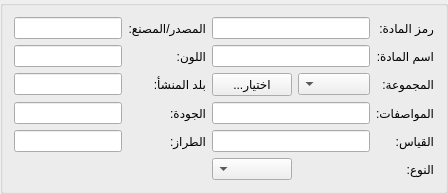
        <widget class="QGroupBox" name="groupBox_3">
         <property name="maximumSize">
          <size>
           <width>700</width>
           <height>16777215</height>
          </size>
         </property>
         <property name="layoutDirection">
          <enum>Qt::RightToLeft</enum>
         </property>
         <property name="title">
          <string/>
         </property>
         <layout class="QGridLayout" name="gridLayout">
          <item row="0" column="0">
           <widget class="QLabel" name="label">
            <property name="text">
             <string>رمز المادة:</string>
            </property>
           </widget>
          </item>
          <item row="0" column="1" colspan="2">
           <widget class="QLineEdit" name="code_input"/>
          </item>
          <item row="0" column="3">
           <widget class="QLabel" name="label_6">
            <property name="text">
             <string>المصدر/المصنع:</string>
            </property>
           </widget>
          </item>
          <item row="0" column="4">
           <widget class="QLineEdit" name="manufacturer_input"/>
          </item>
          <item row="1" column="0">
           <widget class="QLabel" name="label_2">
            <property name="text">
             <string>اسم المادة:</string>
            </property>
           </widget>
          </item>
          <item row="1" column="1" colspan="2">
           <widget class="QLineEdit" name="name_input"/>
          </item>
          <item row="1" column="3">
           <widget class="QLabel" name="label_7">
            <property name="text">
             <string>اللون:</string>
            </property>
           </widget>
          </item>
          <item row="1" column="4">
           <widget class="QLineEdit" name="color_input"/>
          </item>
          <item row="2" column="0">
           <widget class="QLabel" name="label_3">
            <property name="text">
             <string>المجموعة:</string>
            </property>
           </widget>
          </item>
          <item row="2" column="1">
           <widget class="QComboBox" name="group_combobox"/>
          </item>
          <item row="2" column="2">
           <widget class="QPushButton" name="select_group_btn">
            <property name="text">
             <string>...اختيار</string>
            </property>
           </widget>
          </item>
          <item row="2" column="3">
           <widget class="QLabel" name="label_8">
            <property name="text">
             <string>بلد المنشأ:</string>
            </property>
           </widget>
          </item>
          <item row="2" column="4">
           <widget class="QLineEdit" name="origin_input"/>
          </item>
          <item row="3" column="0">
           <widget class="QLabel" name="label_4">
            <property name="text">
             <string>المواصفات:</string>
            </property>
           </widget>
          </item>
          <item row="3" column="1" colspan="2">
           <widget class="QLineEdit" name="specs_input"/>
          </item>
          <item row="3" column="3">
           <widget class="QLabel" name="label_9">
            <property name="text">
             <string>الجودة:</string>
            </property>
           </widget>
          </item>
          <item row="3" column="4">
           <widget class="QLineEdit" name="quality_input"/>
          </item>
          <item row="4" column="0">
           <widget class="QLabel" name="label_5">
            <property name="text">
             <string>القياس:</string>
            </property>
           </widget>
          </item>
          <item row="4" column="1" colspan="2">
           <widget class="QLineEdit" name="size_input"/>
          </item>
          <item row="4" column="3">
           <widget class="QLabel" name="label_10">
            <property name="text">
             <string>الطراز:</string>
            </property>
           </widget>
          </item>
          <item row="4" column="4">
           <widget class="QLineEdit" name="model_input"/>
          </item>
          <item row="5" column="0">
           <widget class="QLabel" name="label_34">
            <property name="text">
             <string>النوع:</string>
            </property>
           </widget>
          </item>
          <item row="5" column="2">
           <widget class="QComboBox" name="type_combobox"/>
          </item>
         </layout>
        </widget>
